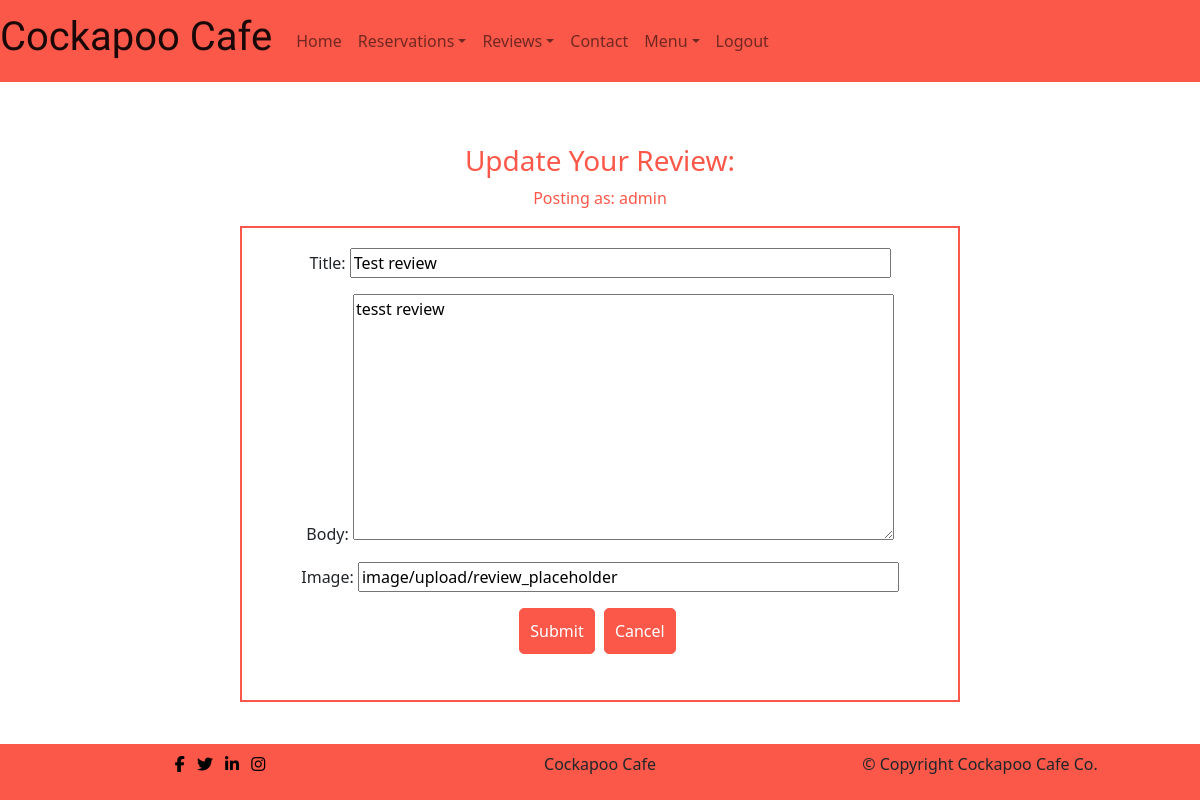
The page /review/update_review/27/ (signed in) on the database as committed earlier.
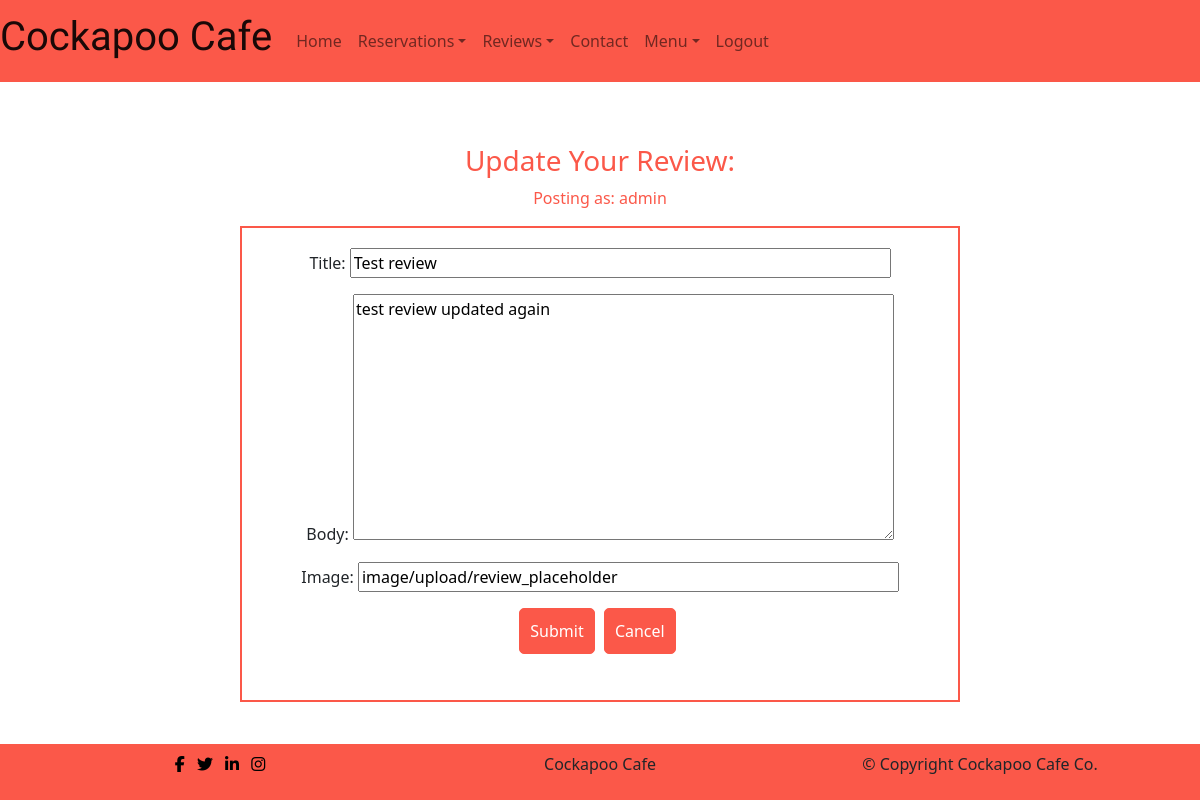
The same page on the database as committed later.
### review/models.py (models this page shows, shortened)
class Review(models.Model):
    author = models.ForeignKey(
        User, on_delete=models.CASCADE, related_name="User"
    )
    title = models.CharField(max_length=200, default='no_title', null=True,
                             blank=True)
    body = models.TextField()
    image = CloudinaryField('image', default='review_placeholder')
    created_on = models.DateTimeField(auto_now_add=True)
    updated_on = models.DateTimeField(auto_now=True)
    status = models.IntegerField(choices=STATUS, default=0)
    approved = models.BooleanField(default=False)
    likes = models.ManyToManyField(User, related_name='reviews', blank=True)
    class Meta:
        ordering = ["created_on"]

### review/views.py (the view, shortened to what this page needs)
# urls.py: path('update_review/<pk>/', views.ReviewUpdateView.as_view(),
class ReviewUpdateView(LoginRequiredMixin, UpdateView):
    model = Review
    fields = ['title', 'body', 'image']
    template_name = 'review/update_review.html'
    success_url = reverse_lazy('review')
    def get(self, request, pk, *args, **kwargs):
        self.object = self.get_object()
        if self.object.author == self.request.user:
            return super(ReviewUpdateView, self).get(request, *args, **kwargs)
        else:
            messages.error(request, 'Unauthorised.')
            return redirect(reverse('review'))

### review/templates/review/update_review.html (shortened to what this page needs)
{% extends 'base.html' %}
{% load static%}
{% block content %}
{% if reviewed %}
  <div class="alert alert-success" role="alert">
      Your comment is awaiting approval
  </div>
  {% else %}
  {% if user.is_authenticated %}
    <h3>Update Your Review:</h3>
    <p id="reviewer">Posting as: {{ user.username }}</p>
    <form method="post" enctype="multipart/form-data" class="review-form">
        {{ form.as_p }}
        <button type="submit" class="menu-btn">Submit</button>
        <p class="inline-flex"><a class="menu-btn" href="{% url 'review' %}">Cancel</a></p>
    </form>
  {% else %}
    <div class="center">
      <h3>Unauthorised</h3>
      <p class="inline-flex"><a class="menu-btn" href="{% url 'review' %}">Back</a></p>
    </div>
  {% endif %}
{% endif %}
{% endblock %}

Rows that differ between the two databases and show on the page:
changed Review "Test review": body "tesst review" → "test review updated again"
